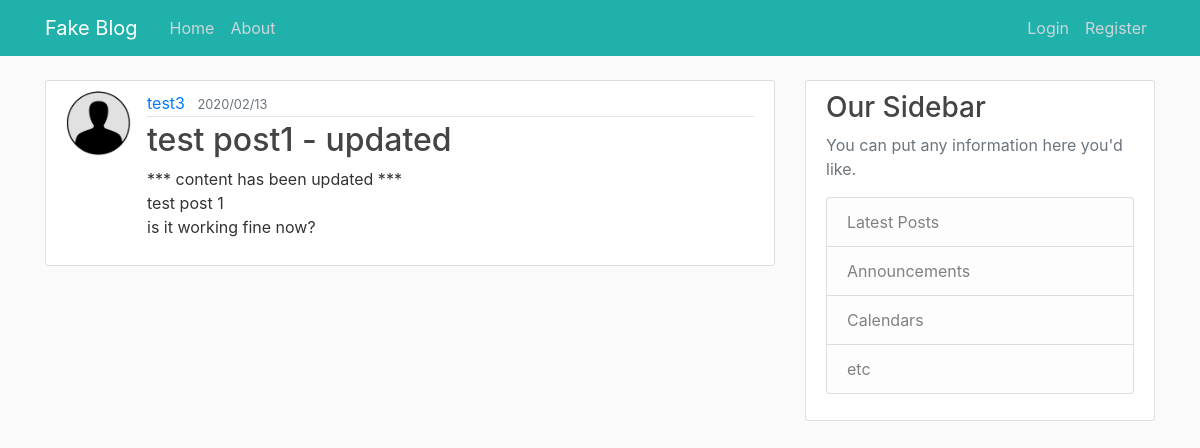
/post/1, run on the app's committed database.
### app/models.py (models this page shows, shortened)
class User(db.Model, UserMixin):
    id = db.Column(db.Integer, primary_key=True)
    username = db.Column(db.String(30), unique=True, nullable=False)
    email = db.Column(db.String(120), unique=True, nullable=False)
    image_file = db.Column(db.String(20), nullable=False, default='default.jpg')
    password=db.Column(db.String(60), nullable=False)
    posts=db.relationship('Post', backref='author', lazy=True)

class Post(db.Model):
    id = db.Column(db.Integer, primary_key=True)
    title= db.Column(db.String(100), nullable=False)
    date_posted = db.Column(db.DateTime, nullable=False, default=datetime.utcnow)
    content = db.Column(db.Text, nullable=False)
    user_id =db.Column(db.Integer, db.ForeignKey('user.id'))

### app/posts/routes.py (the view)
@posts.route('/post/<int:post_id>')
def post(post_id):
    post= Post.query.get_or_404(post_id)
    return render_template('post.html', title='post.title', post=post)

### app/templates/post.html (shortened to what this page needs)
{% extends 'layout.html' %}
    {% block content %}
        <article class="media content-section">
            <img class="rounded-circle article-img" src="{{url_for('static', filename='img/' + post.author.image_file)}}">
            <div class="media-body">
                <div class="article-metadata">
                    <a class="mr-2" href="{{url_for('users.user_posts', username=post.author.username)}}">{{ post.author.username }}</a>
                    <small class="text-muted">{{ post.date_posted.strftime('%Y/%m/%d') }}</small>
                </div>
                <h2 class="article-title">{{ post.title }}</a></h2>
                <p class="article-content">{{ post.content }}</p>
            </div>
        </article>
    {% endblock content %}

### app/static/main.css (style rules this page uses)
body { background: #fafafa; color: #333333; margin-top: 5rem; }
h1, h2, h3, h4, h5, h6 { color: #444444; }
.content-section { background: #ffffff; padding: 10px 20px; border: 1px solid #dddddd; border-radius: 3px; margin-bottom: 20px; }
.article-title { color: #444444; }
.article-content { white-space: pre-line; }
.article-img { height: 65px; width: 65px; margin-right: 16px; }
.article-metadata { padding-bottom: 1px; margin-bottom: 4px; border-bottom: 1px solid #e3e3e3 }

### data on the page
User: image_file (placeholder picture), author.username "test3"
Post: date_posted "2020/02/13", title "test post1 - updated", content "*** content has been updated *** test post 1 is it working fine now?"
